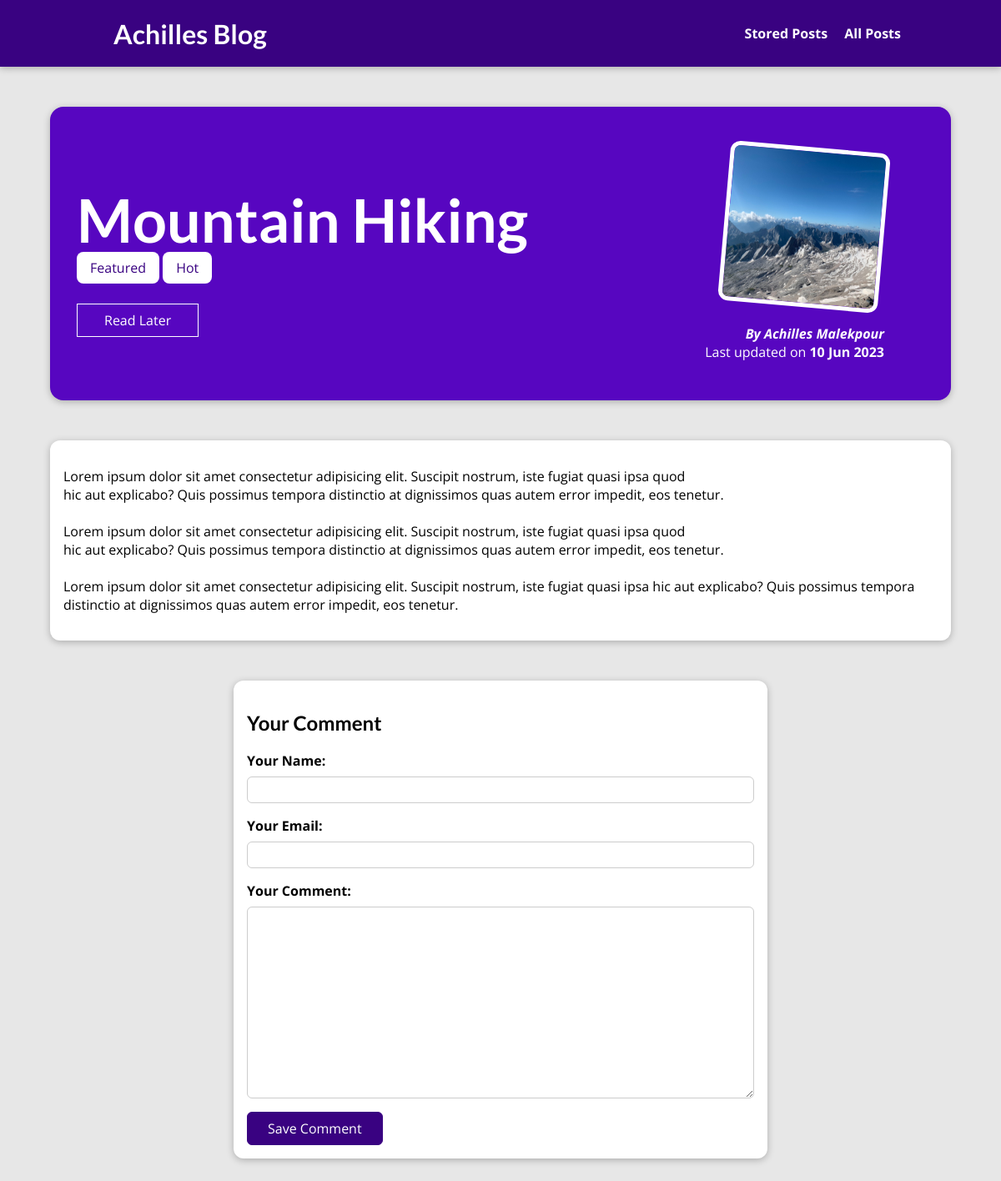
The page /posts/hike-in-the-mountains on the database as committed earlier.
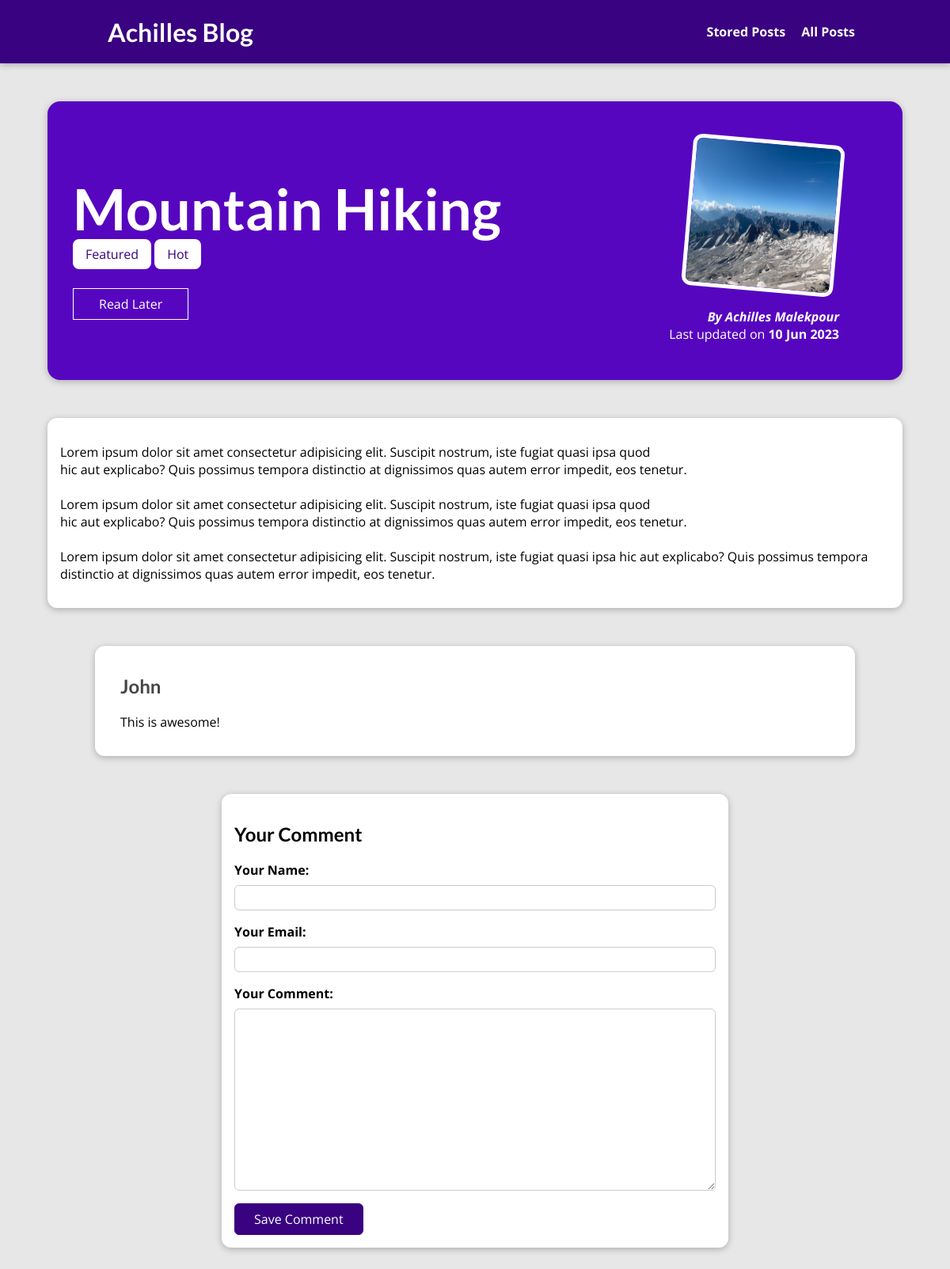
The same page on the database as committed later.
### blog/models.py (models this page shows, shortened)
class Tag(models.Model):
    caption = models.CharField(max_length=20)

class Comment(models.Model):
    user_name = models.CharField(max_length=120)
    user_email = models.EmailField()
    text = models.TextField(max_length=400)
    post = models.ForeignKey(
        Post, on_delete=models.CASCADE, related_name="comments")

### blog/views.py (the view, shortened to what this page needs)
# urls.py: path("posts/<slug:slug>", views.PostDetailView.as_view(),
class PostDetailView(View):
    def is_stored_post(self, post_request, post_id):
        stored_posts = post_request.session.get("stored_posts")
        if stored_posts is not None and post_id in stored_posts:
            is_saved_for_later = True
        else:
            is_saved_for_later = False
        return is_saved_for_later
    def get(self, request, slug):
        post = Post.objects.get(slug=slug)
        context = {
            "post": post,
            "post_tags": post.tags.all(),
            "comments": post.comments.all().order_by("-id"),
            "comment_form": CommentForm(),
            "saved_for_later": self.is_stored_post(request, post.id)
        }
        return render(request, "blog/post-detail.html", context)

### blog/forms.py
class CommentForm(forms.ModelForm):
    class Meta:
        model = Comment
        exclude = ["post"]
        labels = {
            "user_name": "Your Name",
            "user_email": "Your Email",
            "text": "Your Comment"
        }
        error_messages = {
            'user_name': {
                'required': 'Your name must not be empty!',
                'max_length': 'Please enter a shorter name!'
            }
        }

### blog/models.py (called while the page is built)
    def full_name(self):
        return f"{self.first_name} {self.last_name}"

    def __str__(self) -> str:
        return self.full_name()

### blog/templates/blog/post-detail.html (shortened to what this page needs)
{% extends "base.html" %}
{% load static %}
{% block css_files %}
<link rel="stylesheet" href="{% static 'blog/post-detail.css' %}" />
{% endblock css_files %}
{% block content %}
<section id="summary">
    <h2>{{ post.title|title }}</h2>
    <div>
        {% for tag in post_tags %}
            <span class="tag">{{ tag.caption }}</span>
        {% endfor %}
    </div>
    <div id="read-later">
        <form action="{% url "read-later" %}" method="POST">
            {% if saved_for_later %}
                <button>Remove from Read Later List</button>
            {% else %}
                <button>Read Later</button>
            {% endif %}
            </form>
    </div>
    <article>
        <img src="{{ post.image.url }}" alt="{{ post.title }}" />
        <address>By <a href="mailto:{{post.author.email}}">{{ post.author|title }}</a></address>
        <div>
            Last updated on <time>{{ post.date|date:"d M Y" }}</time>
        </div>
    </article>
</section>
<main>
    {{ post.content|linebreaks }}
</main>
{% if comments %}
    <section id="comments">
        <ul>
            {% for comment in comments %}
                <li>
                    <h2>{{ comment.user_name }}</h2>
                    <p>{{ comment.text|linebreaks }}</P>
                </li>
            {% endfor %}
        </ul>
    </section>
{% endif %}
<section id="comment-form">
    <h2>Your Comment</h2>
    <form action="{% url "post-detail-page" post.slug %}" method="POST">
        {% for form_field in comment_form %}
            <div class="form-control {% if form_field.errors %}invalid{% endif %}">
                {{ form_field.label_tag }}
                {{ form_field }}
            </div>
        {% endfor %}
        <button>Save Comment</button>
    </form>
</section>
{% endblock content %}

Rows that differ between the two databases and show on the page:
added Comment: user_name "John", text "This is awesome!"
